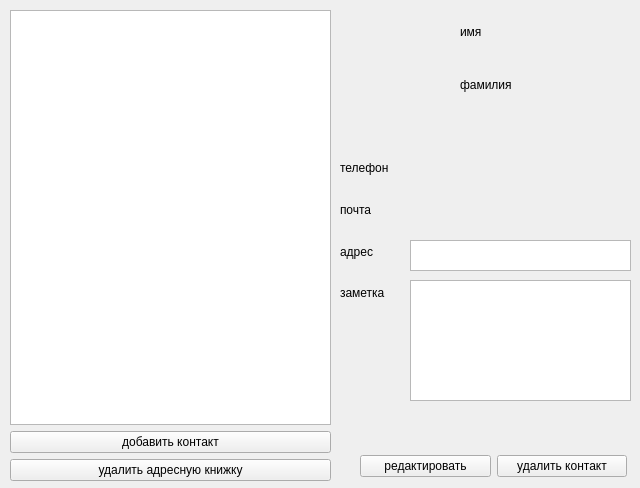
<?xml version="1.0" encoding="UTF-8"?>
<ui version="4.0">
 <class>AddressBook</class>
 <widget class="QWidget" name="AddressBook">
  <property name="geometry">
   <rect>
    <x>0</x>
    <y>0</y>
    <width>640</width>
    <height>488</height>
   </rect>
  </property>
  <property name="minimumSize">
   <size>
    <width>640</width>
    <height>488</height>
   </size>
  </property>
  <property name="maximumSize">
   <size>
    <width>640</width>
    <height>488</height>
   </size>
  </property>
  <property name="windowTitle">
   <string>Address Book</string>
  </property>
  <widget class="QWidget" name="layoutWidget">
   <property name="geometry">
    <rect>
     <x>10</x>
     <y>10</y>
     <width>321</width>
     <height>471</height>
    </rect>
   </property>
   <layout class="QVBoxLayout" name="ABList">
    <item>
     <widget class="QListWidget" name="contactsList"/>
    </item>
    <item>
     <widget class="QPushButton" name="addContact">
      <property name="text">
       <string>добавить контакт</string>
      </property>
     </widget>
    </item>
    <item>
     <widget class="QPushButton" name="deleteBook">
      <property name="text">
       <string>удалить адресную книжку</string>
      </property>
     </widget>
    </item>
   </layout>
  </widget>
  <widget class="QLabel" name="email_field">
   <property name="geometry">
    <rect>
     <x>410</x>
     <y>200</y>
     <width>221</width>
     <height>21</height>
    </rect>
   </property>
   <property name="styleSheet">
    <string notr="true">QLabel {background-color: rgb(255, 255, 255)};</string>
   </property>
   <property name="text">
    <string/>
   </property>
  </widget>
  <widget class="QWidget" name="layoutWidget_2">
   <property name="geometry">
    <rect>
     <x>340</x>
     <y>150</y>
     <width>56</width>
     <height>161</height>
    </rect>
   </property>
   <layout class="QVBoxLayout" name="labelBlock">
    <item>
     <widget class="QLabel" name="phone">
      <property name="text">
       <string>телефон</string>
      </property>
     </widget>
    </item>
    <item>
     <widget class="QLabel" name="email">
      <property name="text">
       <string>почта</string>
      </property>
     </widget>
    </item>
    <item>
     <widget class="QLabel" name="adress">
      <property name="text">
       <string>адрес</string>
      </property>
     </widget>
    </item>
    <item>
     <widget class="QLabel" name="note">
      <property name="text">
       <string>заметка</string>
      </property>
     </widget>
    </item>
   </layout>
  </widget>
  <widget class="QLabel" name="phone_field">
   <property name="geometry">
    <rect>
     <x>410</x>
     <y>160</y>
     <width>221</width>
     <height>21</height>
    </rect>
   </property>
   <property name="styleSheet">
    <string notr="true">QLabel {background-color: rgb(255, 255, 255)};</string>
   </property>
   <property name="text">
    <string/>
   </property>
  </widget>
  <widget class="QLabel" name="photo">
   <property name="geometry">
    <rect>
     <x>340</x>
     <y>10</y>
     <width>111</width>
     <height>131</height>
    </rect>
   </property>
   <property name="styleSheet">
    <string notr="true">QLabel {  background-color: rgb(194, 194, 194) };


</string>
   </property>
   <property name="text">
    <string/>
   </property>
   <property name="scaledContents">
    <bool>true</bool>
   </property>
  </widget>
  <widget class="QWidget" name="layoutWidget">
   <property name="geometry">
    <rect>
     <x>460</x>
     <y>21</y>
     <width>171</width>
     <height>101</height>
    </rect>
   </property>
   <layout class="QVBoxLayout" name="FIO">
    <item>
     <widget class="QLabel" name="name">
      <property name="text">
       <string>имя</string>
      </property>
     </widget>
    </item>
    <item>
     <widget class="QLabel" name="name_field">
      <property name="styleSheet">
       <string notr="true">QLabel {background-color: rgb(255, 255, 255)};</string>
      </property>
      <property name="text">
       <string/>
      </property>
     </widget>
    </item>
    <item>
     <widget class="QLabel" name="sname">
      <property name="text">
       <string>фамилия</string>
      </property>
     </widget>
    </item>
    <item>
     <widget class="QLabel" name="sname_field">
      <property name="styleSheet">
       <string notr="true">QLabel {background-color: rgb(255, 255, 255)};</string>
      </property>
      <property name="text">
       <string/>
      </property>
     </widget>
    </item>
   </layout>
  </widget>
  <widget class="QWidget" name="layoutWidget">
   <property name="geometry">
    <rect>
     <x>360</x>
     <y>430</y>
     <width>267</width>
     <height>72</height>
    </rect>
   </property>
   <layout class="QHBoxLayout" name="horizontalLayout">
    <item>
     <widget class="QPushButton" name="editContact">
      <property name="text">
       <string>редактировать</string>
      </property>
     </widget>
    </item>
    <item>
     <widget class="QPushButton" name="deleteContact">
      <property name="text">
       <string>удалить контакт</string>
      </property>
     </widget>
    </item>
   </layout>
  </widget>
  <widget class="QTextEdit" name="note_field">
   <property name="enabled">
    <bool>true</bool>
   </property>
   <property name="geometry">
    <rect>
     <x>410</x>
     <y>280</y>
     <width>221</width>
     <height>121</height>
    </rect>
   </property>
   <property name="readOnly">
    <bool>true</bool>
   </property>
  </widget>
  <widget class="QTextEdit" name="adress_field">
   <property name="geometry">
    <rect>
     <x>410</x>
     <y>240</y>
     <width>221</width>
     <height>31</height>
    </rect>
   </property>
   <property name="readOnly">
    <bool>true</bool>
   </property>
  </widget>
 </widget>
 <tabstops>
  <tabstop>deleteContact</tabstop>
  <tabstop>addContact</tabstop>
  <tabstop>contactsList</tabstop>
  <tabstop>deleteBook</tabstop>
 </tabstops>
 <resources/>
 <connections/>
</ui>
